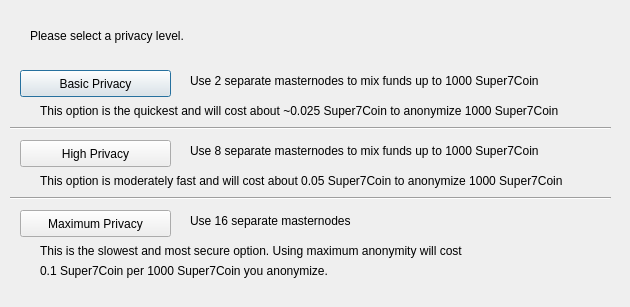
<?xml version="1.0" encoding="UTF-8"?>
<ui version="4.0">
 <class>DarksendConfig</class>
 <widget class="QDialog" name="DarksendConfig">
  <property name="geometry">
   <rect>
    <x>0</x>
    <y>0</y>
    <width>630</width>
    <height>307</height>
   </rect>
  </property>
  <property name="windowTitle">
   <string>Configure Darksend</string>
  </property>
  <widget class="QPushButton" name="buttonBasic">
   <property name="geometry">
    <rect>
     <x>20</x>
     <y>70</y>
     <width>151</width>
     <height>27</height>
    </rect>
   </property>
   <property name="text">
    <string>Basic Privacy</string>
   </property>
  </widget>
  <widget class="QPushButton" name="buttonHigh">
   <property name="geometry">
    <rect>
     <x>20</x>
     <y>140</y>
     <width>151</width>
     <height>27</height>
    </rect>
   </property>
   <property name="text">
    <string>High Privacy</string>
   </property>
  </widget>
  <widget class="QPushButton" name="buttonMax">
   <property name="geometry">
    <rect>
     <x>20</x>
     <y>210</y>
     <width>151</width>
     <height>27</height>
    </rect>
   </property>
   <property name="text">
    <string>Maximum Privacy</string>
   </property>
  </widget>
  <widget class="QLabel" name="label">
   <property name="geometry">
    <rect>
     <x>30</x>
     <y>20</y>
     <width>571</width>
     <height>31</height>
    </rect>
   </property>
   <property name="text">
    <string>Please select a privacy level.</string>
   </property>
  </widget>
  <widget class="QLabel" name="label_2">
   <property name="geometry">
    <rect>
     <x>190</x>
     <y>70</y>
     <width>421</width>
     <height>21</height>
    </rect>
   </property>
   <property name="text">
    <string>Use 2 separate masternodes to mix funds up to 1000 Super7Coin</string>
   </property>
  </widget>
  <widget class="QLabel" name="label_3">
   <property name="geometry">
    <rect>
     <x>190</x>
     <y>140</y>
     <width>411</width>
     <height>21</height>
    </rect>
   </property>
   <property name="text">
    <string>Use 8 separate masternodes to mix funds up to 1000 Super7Coin</string>
   </property>
  </widget>
  <widget class="QLabel" name="label_4">
   <property name="geometry">
    <rect>
     <x>190</x>
     <y>210</y>
     <width>421</width>
     <height>21</height>
    </rect>
   </property>
   <property name="text">
    <string>Use 16 separate masternodes</string>
   </property>
  </widget>
  <widget class="QLabel" name="label_6">
   <property name="geometry">
    <rect>
     <x>40</x>
     <y>100</y>
     <width>561</width>
     <height>21</height>
    </rect>
   </property>
   <property name="text">
    <string>This option is the quickest and will cost about ~0.025 Super7Coin to anonymize 1000 Super7Coin</string>
   </property>
  </widget>
  <widget class="QLabel" name="label_7">
   <property name="geometry">
    <rect>
     <x>40</x>
     <y>170</y>
     <width>561</width>
     <height>21</height>
    </rect>
   </property>
   <property name="text">
    <string>This option is moderately fast and will cost about 0.05 Super7Coin to anonymize 1000 Super7Coin</string>
   </property>
  </widget>
  <widget class="QLabel" name="label_8">
   <property name="geometry">
    <rect>
     <x>40</x>
     <y>240</y>
     <width>561</width>
     <height>21</height>
    </rect>
   </property>
   <property name="text">
    <string>This is the slowest and most secure option. Using maximum anonymity will cost</string>
   </property>
  </widget>
  <widget class="QLabel" name="label_9">
   <property name="geometry">
    <rect>
     <x>40</x>
     <y>260</y>
     <width>561</width>
     <height>21</height>
    </rect>
   </property>
   <property name="text">
    <string>0.1 Super7Coin per 1000 Super7Coin you anonymize.</string>
   </property>
  </widget>
  <widget class="Line" name="line">
   <property name="geometry">
    <rect>
     <x>10</x>
     <y>120</y>
     <width>601</width>
     <height>16</height>
    </rect>
   </property>
   <property name="orientation">
    <enum>Qt::Horizontal</enum>
   </property>
  </widget>
  <widget class="Line" name="line_2">
   <property name="geometry">
    <rect>
     <x>10</x>
     <y>190</y>
     <width>601</width>
     <height>16</height>
    </rect>
   </property>
   <property name="orientation">
    <enum>Qt::Horizontal</enum>
   </property>
  </widget>
 </widget>
 <resources/>
 <connections/>
</ui>
